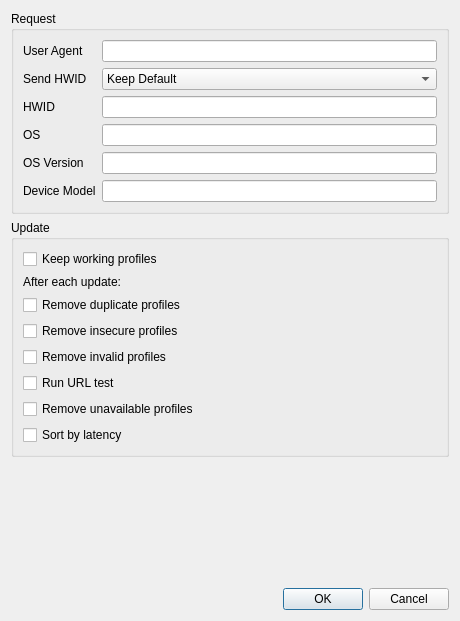
<?xml version="1.0" encoding="UTF-8"?>
<ui version="4.0">
 <class>DialogEditGroupAdvanced</class>
 <widget class="QDialog" name="DialogEditGroupAdvanced">
  <property name="geometry">
   <rect>
    <x>0</x>
    <y>0</y>
    <width>460</width>
    <height>621</height>
   </rect>
  </property>
  <property name="windowTitle">
   <string>Advanced Subscription Settings</string>
  </property>
  <layout class="QVBoxLayout" name="verticalLayout">
   <item>
    <widget class="QGroupBox" name="request_box">
     <property name="title">
      <string>Request</string>
     </property>
     <layout class="QGridLayout" name="request_layout">
      <item row="0" column="0">
       <widget class="QLabel" name="user_agent_l">
        <property name="toolTip">
         <string>Empty uses the User Agent from the Subscription settings.</string>
        </property>
        <property name="text">
         <string>User Agent</string>
        </property>
       </widget>
      </item>
      <item row="0" column="1">
       <widget class="MyLineEdit" name="user_agent"/>
      </item>
      <item row="1" column="0">
       <widget class="QLabel" name="send_hwid_l">
        <property name="toolTip">
         <string>Send the HWID, OS, OS version and device model headers with this subscription's requests. Keep Default follows the Subscription settings.</string>
        </property>
        <property name="text">
         <string>Send HWID</string>
        </property>
       </widget>
      </item>
      <item row="1" column="1">
       <widget class="QComboBox" name="send_hwid">
        <item>
         <property name="text">
          <string>Keep Default</string>
         </property>
        </item>
        <item>
         <property name="text">
          <string>On</string>
         </property>
        </item>
        <item>
         <property name="text">
          <string>Off</string>
         </property>
        </item>
       </widget>
      </item>
      <item row="2" column="0">
       <widget class="QLabel" name="hwid_l">
        <property name="text">
         <string>HWID</string>
        </property>
       </widget>
      </item>
      <item row="2" column="1">
       <widget class="MyLineEdit" name="hwid"/>
      </item>
      <item row="3" column="0">
       <widget class="QLabel" name="hwid_os_l">
        <property name="text">
         <string>OS</string>
        </property>
       </widget>
      </item>
      <item row="3" column="1">
       <widget class="MyLineEdit" name="hwid_os"/>
      </item>
      <item row="4" column="0">
       <widget class="QLabel" name="hwid_os_version_l">
        <property name="text">
         <string>OS Version</string>
        </property>
       </widget>
      </item>
      <item row="4" column="1">
       <widget class="MyLineEdit" name="hwid_os_version"/>
      </item>
      <item row="5" column="0">
       <widget class="QLabel" name="hwid_model_l">
        <property name="text">
         <string>Device Model</string>
        </property>
       </widget>
      </item>
      <item row="5" column="1">
       <widget class="MyLineEdit" name="hwid_model"/>
      </item>
     </layout>
    </widget>
   </item>
   <item>
    <widget class="QGroupBox" name="update_box">
     <property name="title">
      <string>Update</string>
     </property>
     <layout class="QVBoxLayout" name="update_layout">
      <item>
       <widget class="QCheckBox" name="keep_working">
        <property name="toolTip">
         <string>Profiles whose last test succeeded are kept when the subscription no longer lists them.</string>
        </property>
        <property name="text">
         <string>Keep working profiles</string>
        </property>
       </widget>
      </item>
      <item>
       <widget class="QLabel" name="after_update_l">
        <property name="text">
         <string>After each update:</string>
        </property>
       </widget>
      </item>
      <item>
       <widget class="QCheckBox" name="remove_duplicates">
        <property name="text">
         <string>Remove duplicate profiles</string>
        </property>
       </widget>
      </item>
      <item>
       <widget class="QCheckBox" name="remove_insecure">
        <property name="text">
         <string>Remove insecure profiles</string>
        </property>
       </widget>
      </item>
      <item>
       <widget class="QCheckBox" name="remove_invalid">
        <property name="toolTip">
         <string>Profiles the core rejects. Skipped while the core is unreachable.</string>
        </property>
        <property name="text">
         <string>Remove invalid profiles</string>
        </property>
       </widget>
      </item>
      <item>
       <widget class="QCheckBox" name="url_test">
        <property name="toolTip">
         <string>Tests the group's profiles once the update finishes, after any test already running.</string>
        </property>
        <property name="text">
         <string>Run URL test</string>
        </property>
       </widget>
      </item>
      <item>
       <layout class="QVBoxLayout" name="url_test_follow_ups">
        <item>
         <widget class="QCheckBox" name="remove_unavailable">
          <property name="text">
           <string>Remove unavailable profiles</string>
          </property>
         </widget>
        </item>
        <item>
         <widget class="QCheckBox" name="sort_by_latency">
          <property name="text">
           <string>Sort by latency</string>
          </property>
         </widget>
        </item>
       </layout>
      </item>
     </layout>
    </widget>
   </item>
   <item>
    <spacer name="bottom_spacer">
     <property name="orientation">
      <enum>Qt::Orientation::Vertical</enum>
     </property>
     <property name="sizeHint" stdset="0">
      <size>
       <width>0</width>
       <height>0</height>
      </size>
     </property>
    </spacer>
   </item>
   <item>
    <widget class="QDialogButtonBox" name="buttonBox">
     <property name="standardButtons">
      <set>QDialogButtonBox::StandardButton::Cancel|QDialogButtonBox::StandardButton::Ok</set>
     </property>
    </widget>
   </item>
  </layout>
 </widget>
 <customwidgets>
  <customwidget>
   <class>MyLineEdit</class>
   <extends>QLineEdit</extends>
   <header>include/ui/utils/MyLineEdit.h</header>
  </customwidget>
 </customwidgets>
 <tabstops>
  <tabstop>user_agent</tabstop>
  <tabstop>send_hwid</tabstop>
  <tabstop>hwid</tabstop>
  <tabstop>hwid_os</tabstop>
  <tabstop>hwid_os_version</tabstop>
  <tabstop>hwid_model</tabstop>
  <tabstop>keep_working</tabstop>
  <tabstop>remove_duplicates</tabstop>
  <tabstop>remove_insecure</tabstop>
  <tabstop>remove_invalid</tabstop>
  <tabstop>url_test</tabstop>
  <tabstop>remove_unavailable</tabstop>
  <tabstop>sort_by_latency</tabstop>
 </tabstops>
 <resources/>
 <connections>
  <connection>
   <sender>buttonBox</sender>
   <signal>accepted()</signal>
   <receiver>DialogEditGroupAdvanced</receiver>
   <slot>accept()</slot>
   <hints>
    <hint type="sourcelabel">
     <x>229</x>
     <y>498</y>
    </hint>
    <hint type="destinationlabel">
     <x>229</x>
     <y>259</y>
    </hint>
   </hints>
  </connection>
  <connection>
   <sender>buttonBox</sender>
   <signal>rejected()</signal>
   <receiver>DialogEditGroupAdvanced</receiver>
   <slot>reject()</slot>
   <hints>
    <hint type="sourcelabel">
     <x>229</x>
     <y>498</y>
    </hint>
    <hint type="destinationlabel">
     <x>229</x>
     <y>259</y>
    </hint>
   </hints>
  </connection>
 </connections>
</ui>
